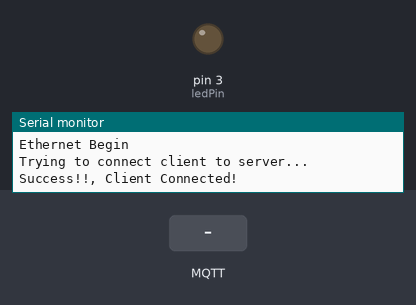
Recording of a sketch running on a simulated Arduino Uno, built for the host (arithmetic inside an expression is 32-bit, double 64-bit). Parts: output pins drawn as LEDs (lit = HIGH), the last lines printed to the serial monitor. The inputs (shaded band) are chosen by the test bench. No MQTT or app messages arrive unless stated.

Above: at 1.2 s.
1.3 s: MQTT message "ON" arrives on the first subscribed topic
At 1.7 s:
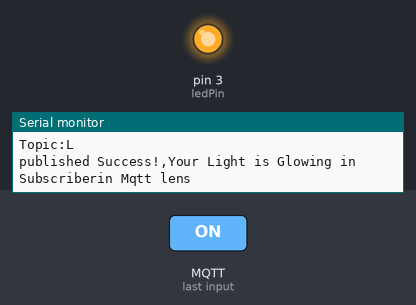
4.3 s: MQTT message "OFF" arrives on the first subscribed topic
At 4.6 s:
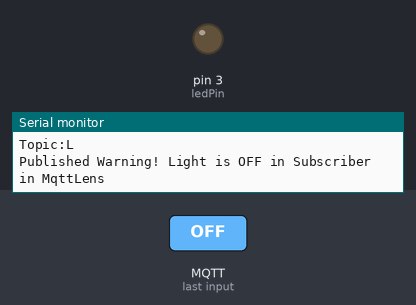
Timing chart, 0 to 7.3 s (numbered marks = the images above; inputs shaded):
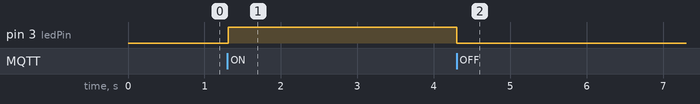

Measured:
- after the input at 1.3 s, pin 3 (ledPin): LOW → HIGH at once
- after the input at 4.3 s, pin 3 (ledPin): HIGH → LOW at once

The sketch:

My_MQTT_LED.ino
```cpp
/*Start Mosquitto Server in PC and Open Client and Subcribe to MyTopic
 * and Publish "ON" or "OFF" in Topic "LD001" to turn Led On and OFF
 */

//Includeing Necessary Libraries
#include<SPI.h>
#include<Ethernet.h>
#include<PubSubClient.h>
int ledPin=3;
char message_buff[100];

// Including My Arduino Ethernet Shield Mac Address
byte mac[] = {
  0xDE, 0xAD, 0xBE, 0xFF, 0x06, 0xED
};

/*Initializing the Mosquitto installed PC's
 IP address wgich is the Broker*/
 byte server[]={192,168,3,14};

//My Arduino's IP address
  byte ip[]={192,168,3,34};
  byte subnet[]={255,255,255,0};
  byte gateway[]={192,168,3,1};

 //Initializing the Client
 EthernetClient ethClient;

 //Creating the PubSubClient Object
 PubSubClient client(server,1883,callback,ethClient);

void setup()

{
  pinMode(ledPin,OUTPUT);
  Ethernet.begin(mac,ip,gateway,subnet);
  Serial.begin(9600);
  Serial.println("Ethernet Begin");
}

void loop()
{
  while(!client.connected()){
     Serial.println("Trying to connect client to server...");
     client.connect("My_ArduinoClient");
     if(client.connected()){
      Serial.println ("Success!!, Client Connected! ");
     }
  }
  if(client.connected()){
    //Serial.println("Please type \"ON\" or \"OFF\" through PUBLISHER to turn LED ON or OFF");
    //publish is not necessary,it is just for ack purpose.
    //client.publish("MyTopic"," Type ON or OFF in PUBLISHER LD001");
    client.subscribe("L");
    delay(10);
  }
  client.loop();
}
// This Function Handles the Data send to Subscribed Topic

void callback(char* topic,byte* payload,unsigned int length){
  int i=0;
  for(i=0;i<length;i++){
    message_buff[i]=payload[i];
  }
  // Hav to stop the string so giving \0
  message_buff[i]='\0';

  String msgString=String(message_buff);
  Serial.println(message_buff);
  Serial.print("Topic:");
   Serial.println(topic);
  while(msgString.equals("ON")){
    digitalWrite(ledPin,HIGH);
    client.publish("MyTopic","Success!,Your Light is Glowing");
    Serial.println("published Success!,Your Light is Glowing in Subscriberin Mqtt lens");
    //delay(100);
    break;
     }
    while(msgString.equals("OFF")){
      digitalWrite(ledPin,LOW);
      client.publish("MyTopic","Warning! Light is OFF");
      Serial.println("Published Warning! Light is OFF in Subscriber in MqttLens");
      //delay(100);
      break;
    }
}
```
